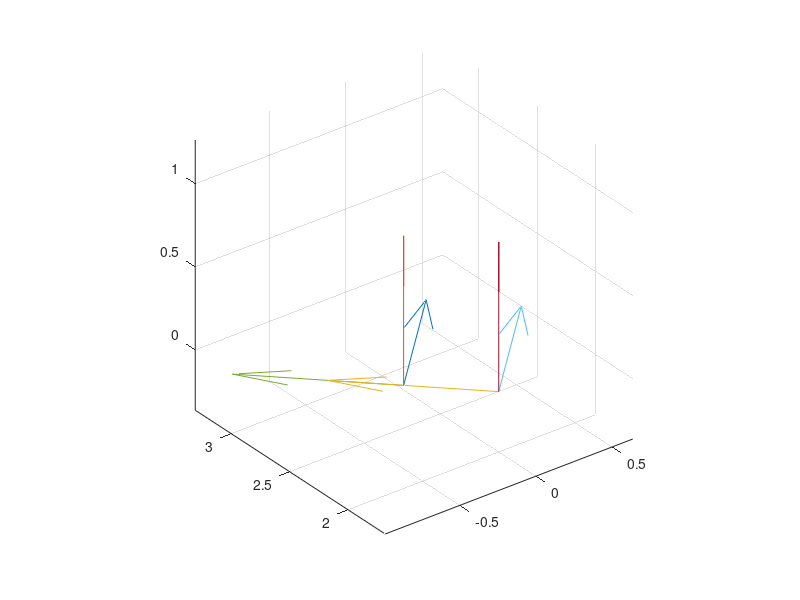

This chart was generated by the following MATLAB code:
 
R1 = [cos(pi/4) -sin(pi/4) 0; sin(pi/4) cos(pi/4) 0; 0 0 1];
t1 = [0 2 0]';
H1 = [R1 t1; 0 0 0 1];
H2 = [eye(3) [0 0.5 0]'; 0 0 0 1];
H3 = H1*H2

R2 = H3(1:3,1:3);
t2 = H3(1:3,4);

figure(1)
clf
quiver3(t2(1),t2(2),t2(3),R2(1,1),R2(2,1),R2(3,1))
hold on
quiver3(t2(1),t2(2),t2(3),R2(1,2),R2(2,2),R2(3,2))
quiver3(t2(1),t2(2),t2(3),R2(1,3),R2(2,3),R2(3,3))

quiver3(t1(1),t1(2),t1(3),R1(1,1),R1(2,1),R1(3,1))
quiver3(t1(1),t1(2),t1(3),R1(1,2),R1(2,2),R1(3,2))
quiver3(t1(1),t1(2),t1(3),R1(1,3),R1(2,3),R1(3,3))
axis equal
